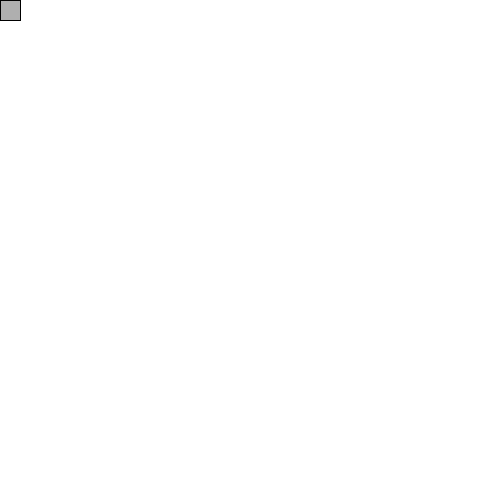
Frame 1 (no input)
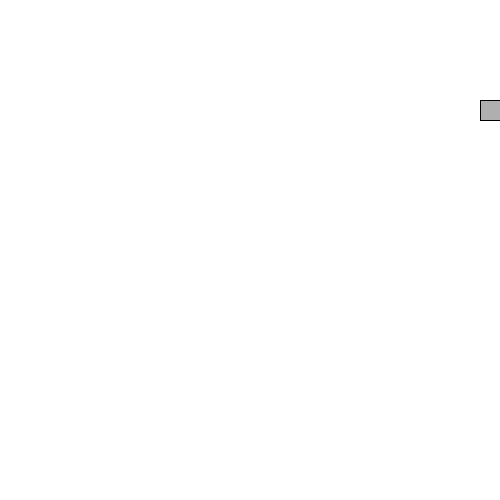
Frame 60 (the mouse pressed at the canvas centre just before this capture)
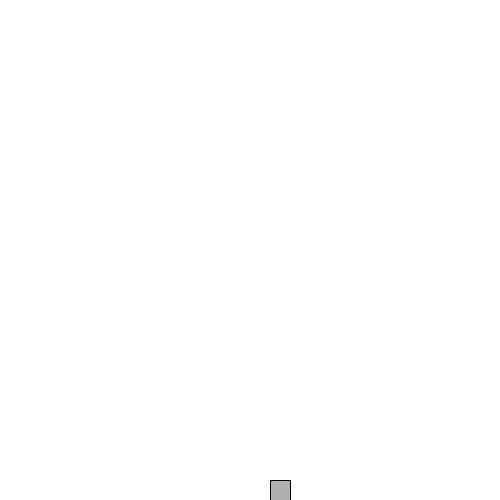
Frame 120 (the mouse held since frame 60 and released just before this capture)

The Processing sketch that drew these frames (run headless with seeded random() and noise(); from frame 60 on, the mouse is pressed at the canvas centre):

// Processing sketch: sketch_200901c
// ── sketch_200901c.pde
int x = 0;
int y = 0;

int speed = 10;

int state = 0;

void setup() {
  size(500, 500);
}

void draw() {
  background(255);
  
  stroke(0);
  fill(175);
  rect(x, y, 20, 20);
  
  // if the state is 0, move to the right
  if (state == 0) {
    x = x + speed;
    // if while the state is 0, it reaches the right side of the window, change the state to 1
    
    if (x > width-20) {
      x = width-20;
      state = 1;
    }
  } else if (state == 1) {
    y = y + speed;
    if (y > height-20) {
      y = height-20;
      state = 2;
    }
  } else if (state == 2) {
    x = x - speed;
    if ( x < 0 ) {
      x = 0;
      state = 3;
    }
  } else if (state == 3) {
    y = y -speed;
    if (y < 0) {
      y = 0;
      state = 0;
    }
  }
}
